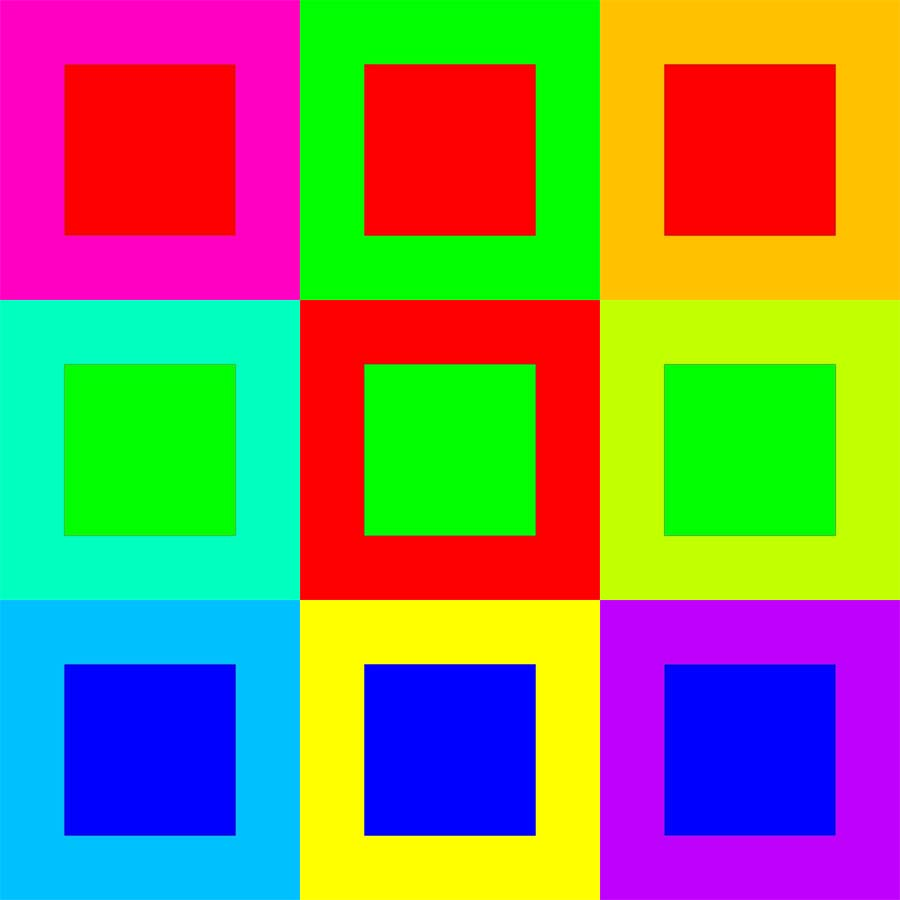
#> input picture dataset/2.jpg, 900 x 900 px, given in place of book.MOV, which was not available
$ python MiniProject_62011126.py
#> lines starting #> are read from the running program, lines starting #| are printed output that depends on the picture; after the words box and inside, x2 and y2 are one past the last pixel; in counts of white or black regions, pixels touching at a corner belong together; pictures that were not available may be replaced by others from this repository, and a replacement may not be noted
import cv2
import numpy as np
#pic1
cap = cv2.VideoCapture('newset/book.MOV')
#pic2
#cap = cv2.VideoCapture('newset/forkSpoon.MOV')
#pic3
#cap = cv2.VideoCapture('newset/guitar.MOV')
#pic4
#cap = cv2.VideoCapture('newset/glass.MOV')
#pic5
#cap = cv2.VideoCapture('newset/test.MOV')
kernel = np.ones((3,3),np.uint8)
sigma = 3.2
ksize = 5
ker_gaux = cv2.getGaussianKernel(ksize,sigma)
ker_gauy = np.transpose(ker_gaux)
ker_gau = ker_gaux*ker_gauy
while(cap.isOpened()):
    ret,frame=cap.read()
#> frame is the input picture: shape (900, 900, 3); mean B, G, R 95.4, 132.9, 133.2
    ori = frame.copy()
    gua = cv2.filter2D(frame,0,ker_gau)
    gray = cv2.cvtColor(gua,cv2.COLOR_BGR2GRAY)
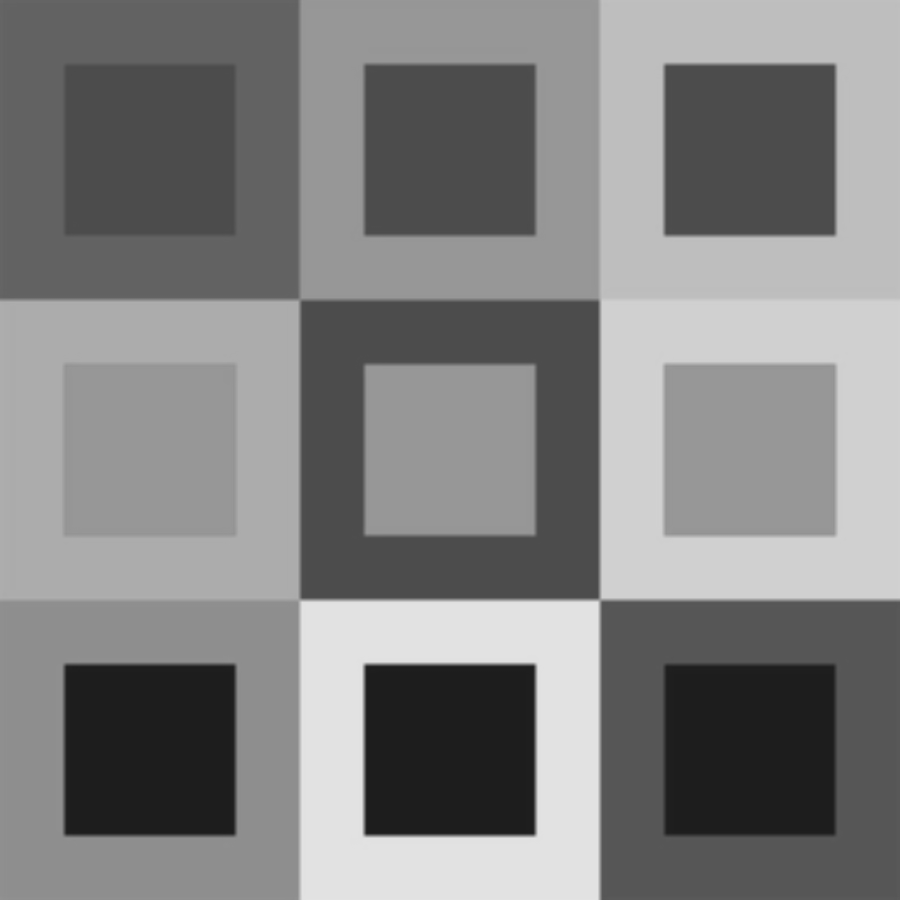
#> gray: shape (900, 900); min 29, max 227, mean 128.8
    #pic1
    ret, thres = cv2.threshold(gray,80,255,cv2.THRESH_BINARY_INV)
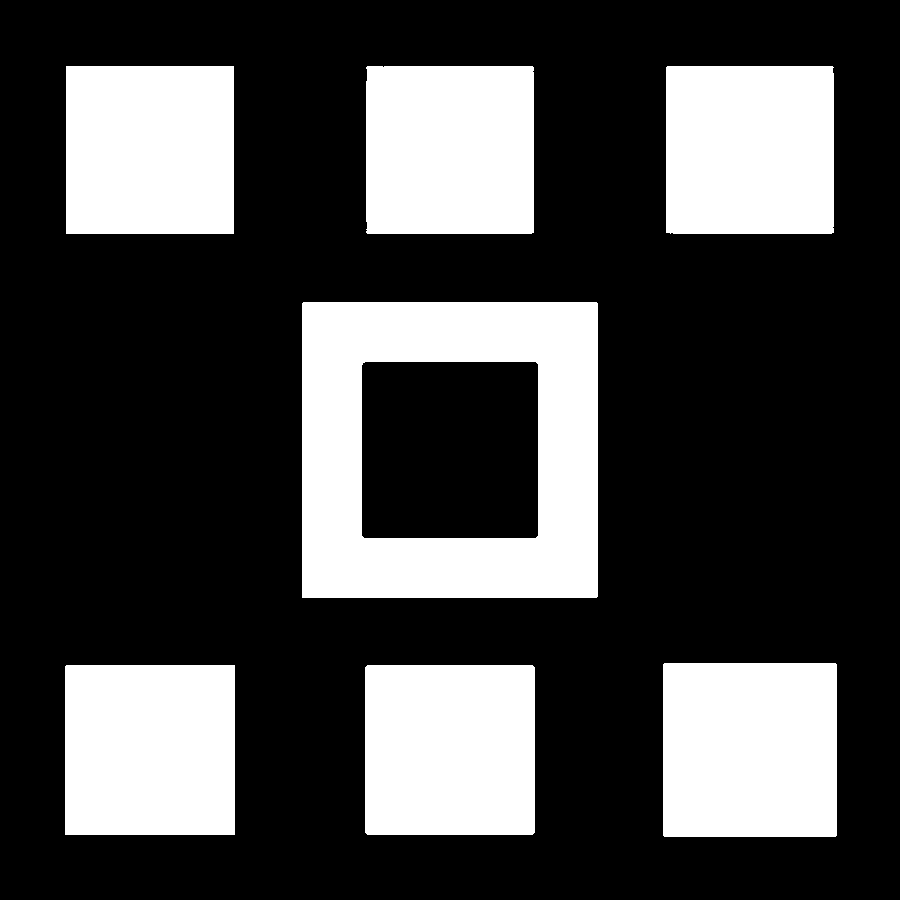
#> thres: shape (900, 900); 28.3% white; 7 white regions, largest, box (x1, y1, x2, y2) and area: (302, 302, 598, 598) 56651, (663, 663, 837, 837) 30272, (65, 665, 235, 835) 28899
    close = cv2.morphologyEx(thres,cv2.MORPH_CLOSE,kernel,iterations = 9)
#> close: shape (900, 900); 28.3% white; 7 white regions
    opening = cv2.morphologyEx(close,cv2.MORPH_OPEN,kernel,iterations = 3)
    contours,_ = cv2.findContours(opening.copy(),cv2.RETR_TREE,cv2.CHAIN_APPROX_NONE)
#> contours = 8 contours; box (x1, y1, x2, y2) and area: (302, 302, 598, 598) 87024, (361, 361, 539, 539) 31309, (663, 663, 837, 837) 29927, (65, 665, 235, 835) 28560, (365, 665, 535, 835) 28553, (66, 66, 234, 234) 27889, (366, 66, 534, 234) 27886, (666, 66, 834, 234) 27883
    # [23 lines of commented-out code are left out]

    for i in range(len(contours)):
        cv2.drawContours(frame,contours,i,(255,0,0),6)
#> this loop made 8 passes
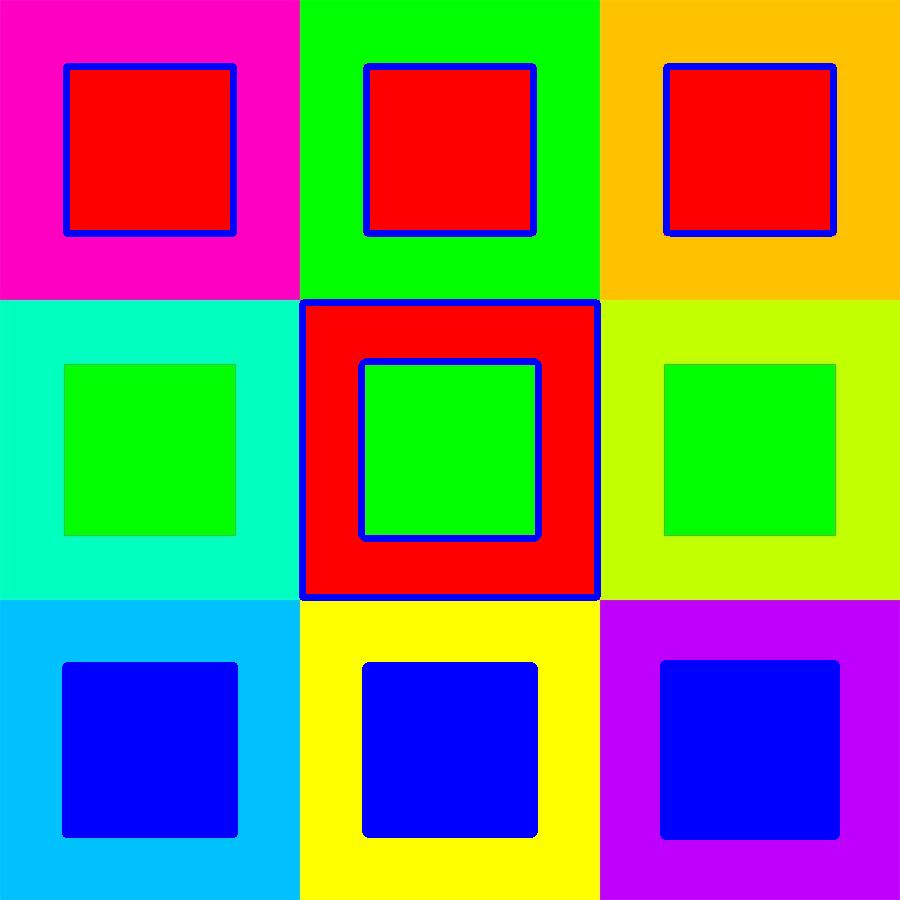
#> frame: shape (900, 900, 3); 5.09% of pixels changed, all inside (x1, y1, x2, y2) = (62, 63, 840, 840)
    cv2.imshow("Original",ori)
    cv2.imshow("Gaussian",gua)
    cv2.imshow("gray",gray)
    cv2.imshow("thres",thres)
    cv2.imshow("close",close)
    cv2.imshow("open",opening)
    cv2.imshow("Contour",frame)
    k = cv2.waitKey(10) & 0xFF
#> (key Esc is pressed here)
    if k == 27: #press ESC to quit
        break

cap.release()
cv2.destroyAllWindows()

$ run again, on dataset/45.jpg
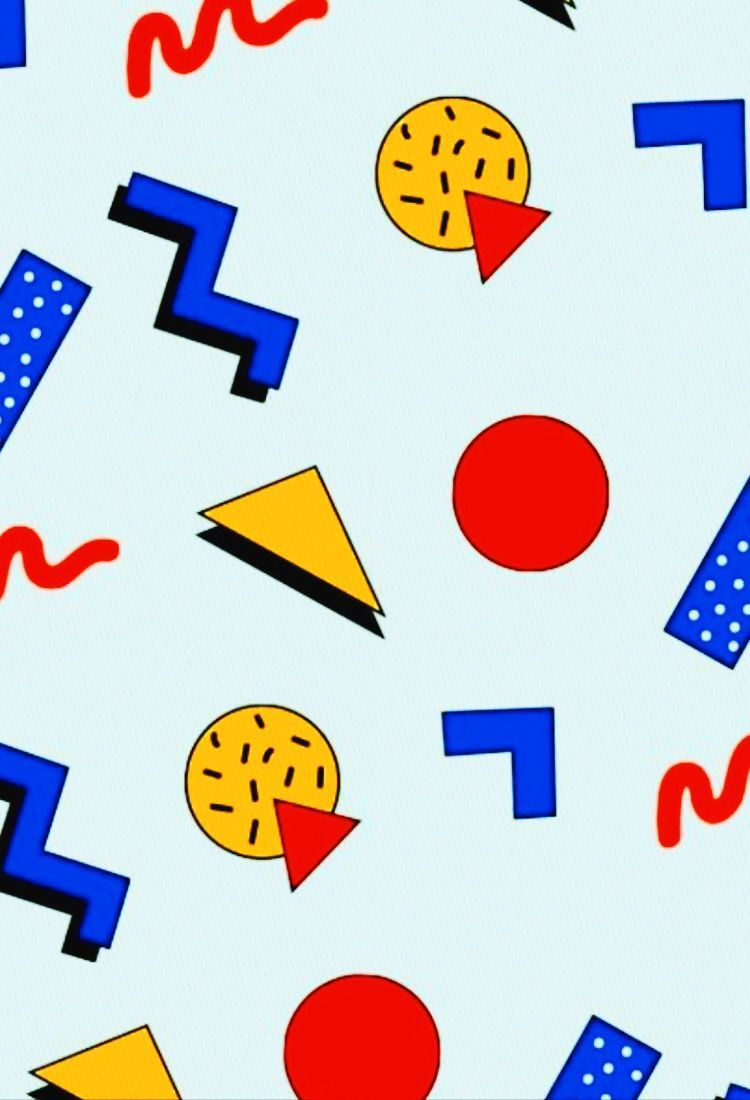
#> input picture dataset/45.jpg, 750 x 1100 px, given in place of book.MOV, which was not available
#> frame is the input picture: shape (1100, 750, 3); mean B, G, R 206.6, 204.4, 205.3
#> `ret, thres = cv2.threshold(gray,80,255,cv2.THRESH_BINARY_INV)`:
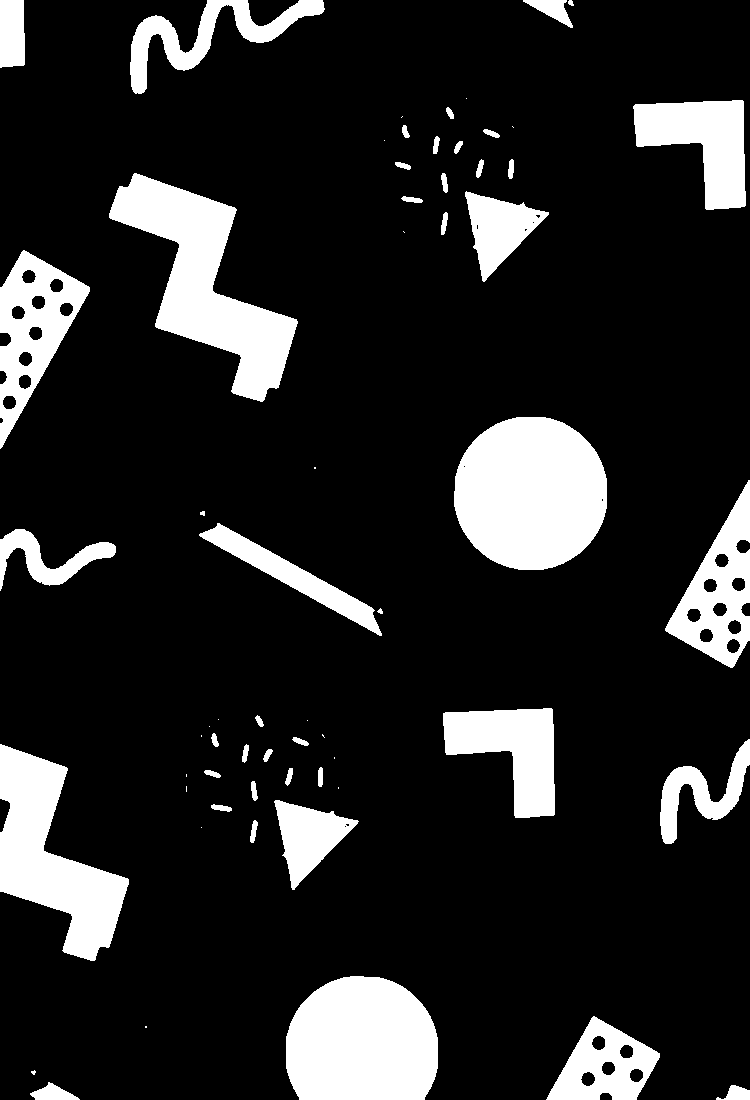
#> thres: shape (1100, 750); 15.3% white; 62 white regions (18 under 20 px), largest, box (x1, y1, x2, y2) and area: (454, 417, 607, 570) 18735, (109, 173, 298, 402) 16176, (286, 976, 438, 1100) 16168
#> close: shape (1100, 750); 16.3% white; 48 white regions (13 under 20 px), largest, box (x1, y1, x2, y2) and area: (454, 417, 607, 570) 18738, (109, 173, 298, 402) 16315, (286, 976, 438, 1100) 16211
#> opening: shape (1100, 750); 16% white; 23 white regions
#> contours = 23 contours; largest, box (x1, y1, x2, y2) and area: (454, 417, 607, 570) 18519, (286, 976, 438, 1100) 15988, (110, 174, 297, 401) 15930, (0, 745, 128, 960) 13100, (0, 252, 89, 445) 9038
#> the loop `for i in range(len(contours)):` made 23 passes
#> after the loop `for i in range(len(contours)):`:
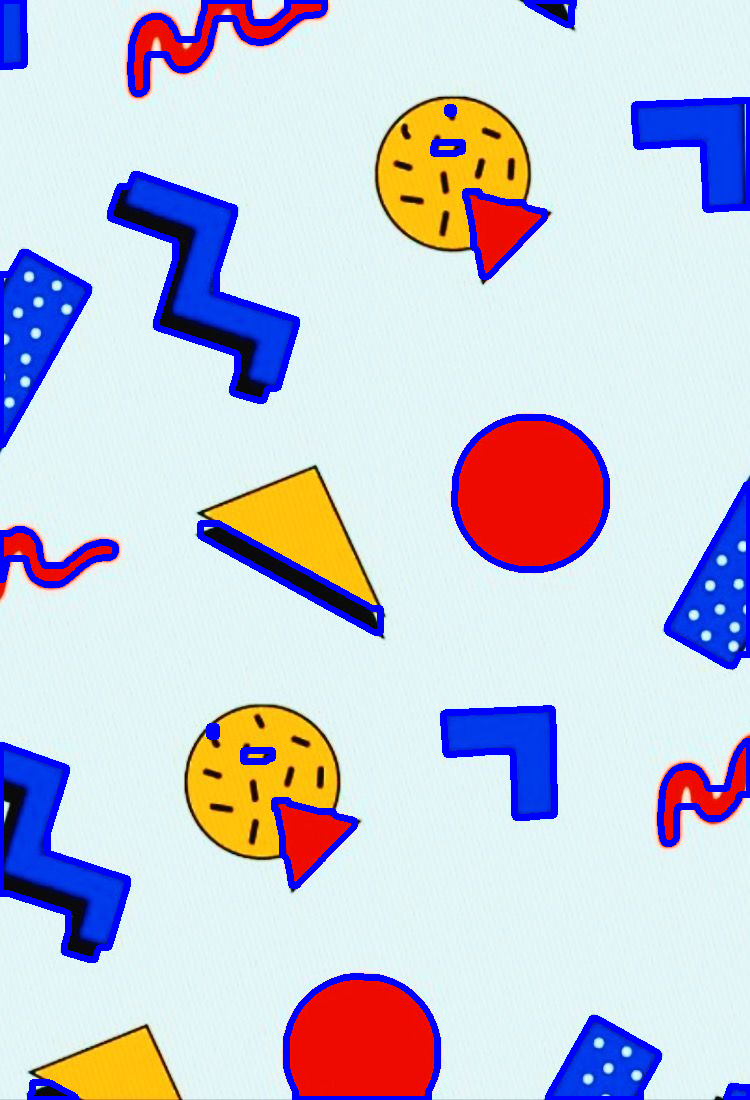
#> frame: shape (1100, 750, 3); 5.57% of pixels changed, all inside (x1, y1, x2, y2) = (0, 0, 750, 1100)
